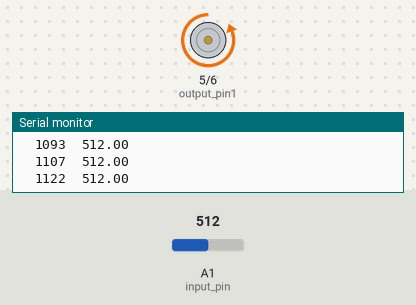
This sketch was run on a simulated Arduino Uno, built with avr-gcc and run on an emulated ATmega328P. On the bench: motor-driver pin pairs drawn as motors (green arrow = first pin HIGH = forward, orange = second pin HIGH = backward, longer = more drive), the last lines printed to the serial monitor. The inputs (shaded band) are chosen by the test bench; at power-on: A1 (input_pin) = 512.

Above: at 1.2 s.
1.3 s: A1 (input_pin) set to 983
4.3 s: A1 (input_pin) set to 1011
At 5.6 s:
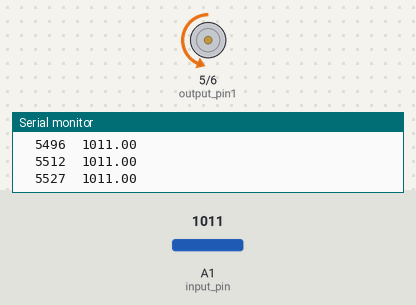
Timing chart, 0 to 27.6 s (numbered marks = the images above; inputs shaded):
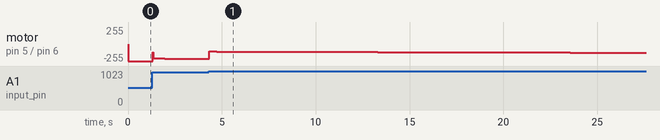

Measured:
- the behaviour switches between 999 and 1000 on A1 (input_pin) (found by bisection; images 0 and 1)

The sketch:

EE324exp1.ino
```cpp
#define input_pin A1


int output_pin1 = 5;
int output_pin2 = 6;
//int o_1=5;
//int o_2=6;
int centre =200;
double feedback, control_signal; // sensed signal and control signal
double calibrate; // setpoint for calibrating the initial position of the motor
double k_prop=40; // proportional controller, integral controller, differential controller
double k_int=0.01;
double k_diff=2;

float error = 0; // the error of current iteration
float prev_error = 0; // the error of the previous iteration for differential controller
float total_error = 0; //cumulative error of the controller for integral controller
float target;
float diff_error;


void setup() {
  Serial.begin(9600); // put your setup code here, to run once:
  pinMode(input_pin, INPUT);
  pinMode(output_pin1,OUTPUT);
  pinMode(output_pin2,OUTPUT);
  feedback=analogRead(input_pin);
  calibrate=feedback;
  target = feedback+512;
  error = 512;
}

void loop() {
  // put your main code here, to run repeatedly:
  feedback = analogRead(input_pin);
  // this takes the current value of the potentiometer output
  Serial.print(millis());
  Serial.print("\t");
  Serial.println(feedback);
  Serial.print("\t");
  //Serial.println(error);
  error = target - feedback;
  total_error += error;
  diff_error = error - prev_error;
  control_signal = (int)(k_int*total_error + k_diff*diff_error + k_prop*error);
  control_signal/=10;
  if (abs(control_signal)>255){  // clipping the output at 255 for the analog output pin
    control_signal=255;
  }

  if (error>0)
  {
    analogWrite(output_pin1,0);
    analogWrite(output_pin2,abs(control_signal));
  }

  else
  {
    analogWrite(output_pin2,0);
    analogWrite(output_pin1,abs(control_signal));
  }

  prev_error = error;


}
```
